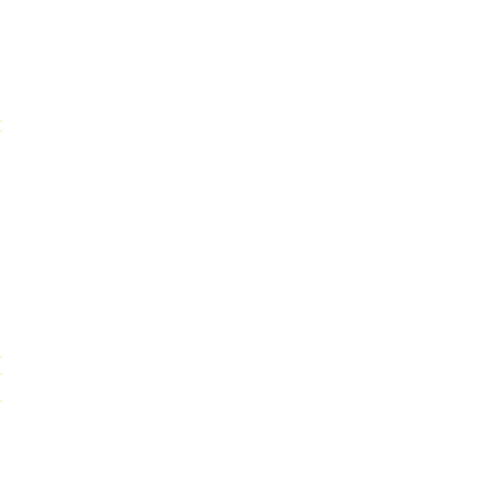
Frame 1 (no input)
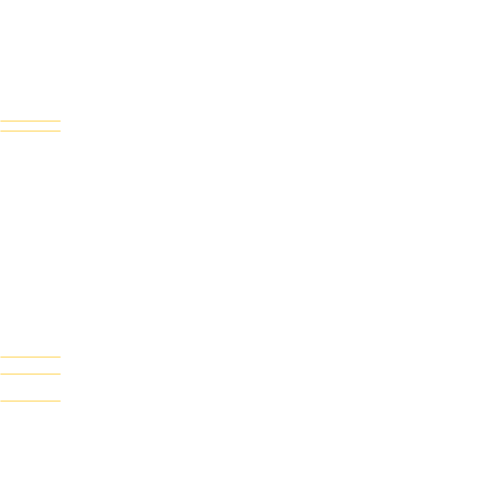
Frame 60 (no input)
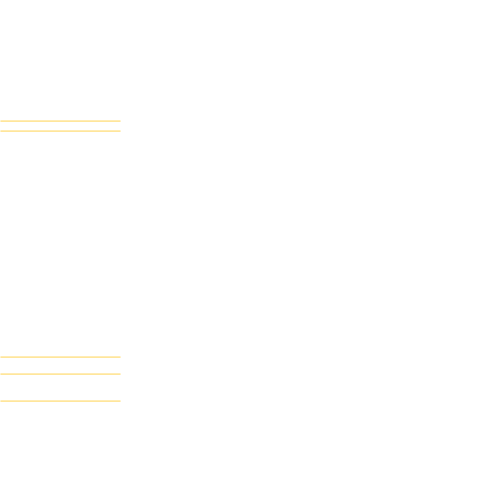
Frame 120 (the mouse pressed at the canvas centre since frame 60)

The p5.js sketch that drew these frames (run headless with seeded random() and noise() and a simulated clock; from frame 60 on, the mouse is pressed at the canvas centre):

// p5.js sketch
// ── sketch.js
// Initial Variables

var dim = 500;
var k = 5;
var num = 0;
var maximum = k + 1;
var time;

var ticks = 1;
var frames = 13;

var sweeps = [];
var maxPal = 256;
var numPal = 0;

var mainColor;

// MAIN **********************************

function setup() {
  // put setup code here
  createCanvas(500, 500);
  colorMode(RGB, 255);
  background(255);

  mainColor = color(255, 204, 0);

  let g = int(dim / k);
  for (let i = 0; i < k; i++) {
    sweeps.push(new Sweep(0, random(dim), g * 10));
    num++;
  }
}

function draw() {
  time++;
  for (let i = 0; i < num; i++) {
    sweeps[i].render();
  }
}

// METHOODS *******************************

class Sweep {
  constructor(X, Y, Z) {
    this.x = X;
    this.y = Y;
    this.ox = X;
    this.oy = Y;
    this.gage = Z;
    this.ogage = Z;
    this.sg = 0;
    var vx;
    var time;

    // Randomize
    this.selfInit();
  }

  selfInit() {
    // Do color sweeps
    this.color = 'red';
    this.sg = random(0.01, 0.1);
    this.x = this.ox;
    this.y = this.oy;
    this.gage = this.ogage;
    this.vx = 1.0;
  }

  render() {
    // Move through time
    this.x += this.vx;
    if (this.x > dim) {
      this.selfInit();
    }
    tpoint(int(this.x), int(this.y), this.color, 0.07);

    this.sg += random(-0.043, 0.042);
    if (this.sg < -0.3) {
      this.sg = -0.3;
    } else if (this.sg > 0.3) {
      this.sg = 0.3;
    } else if (this.sg > -0.01 && this.sg < 0.01) {
      console.log('Triggered that weird condition');
    }

    let wd = 200;
    let w = this.sg / wd;
    for (let i = 0; i < wd; i++) {
      tpoint(
        int(this.x),
        int(this.y - this.gage + sin(i * w)),
        this.color,
        0.1 - i / (wd * 10 + 10),
      );
      tpoint(
        int(this.x),
        int(this.y + this.gage + sin(i * w)),
        this.color,
        0.1 - i / (wd * 10 + 10),
      );
    }
  }
}

// Translucent point
function tpoint(x1, y1, color, a) {
  let r, g, b;

  let c = mainColor;

  r = int(red(c) + (red(color) - red(c)) * a);
  g = int(green(c) + (green(color) - green(c)) * a);
  b = int(blue(c) + (blue(color) - blue(c)) * a);

  stroke(r, g, b);
  point(x1, y1);
}
